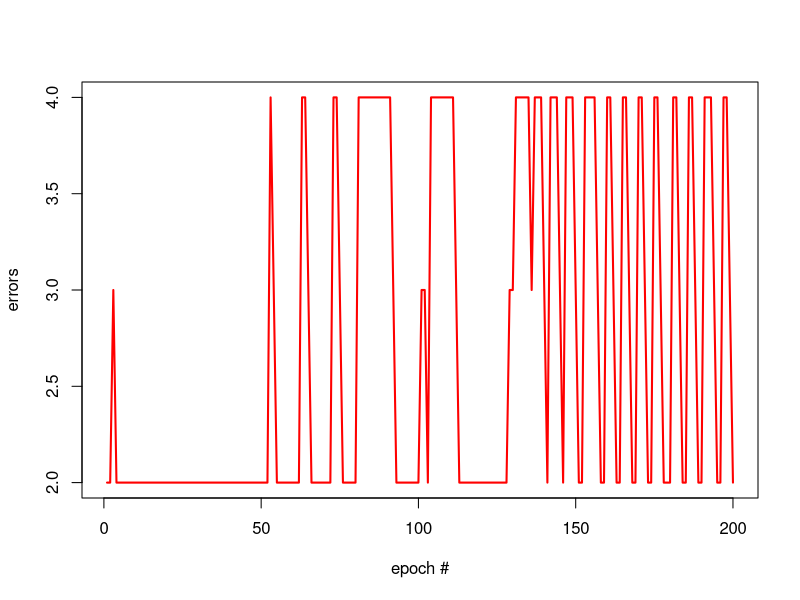

Source code (R):
#Perceptron rule algorithm to do multiclass classification on Iris dataset

#making a function for implementing perceptron rule algorithm-It is a linear
#classifier which uses a linear activation function.

#function takes input as inputs,target vector, learning rate and epochs
perceptronNet <- function(x,y,lr,epochs) 

{ 
  #initializing weights vector with dimension equal to the number of input variables
  weight<-rep(0,dim(x)[2]+1) # a vector of length 5.As we have 4 variables
  
  #initialize empty error vector for each epoch
  errors<-rep(0,epochs)
  
  
  #looping over number of epochs
  for(i in 1:epochs)
    {
       #looping through entire dataset
        for(j in 1:length(y))
          
        {
          #sum of product of weights and inputs added with bias
          z=sum(weight[2:length(weight)] * 
                as.numeric(x[j, ])) + weight[1]
          if(z < 0) {
            yout <- -1
          } else {
            yout <- 1
          }
          #updating weights if target value and fitted value is not same
          weight_diff <- lr * (y[j] - yout) * 
            c(1, as.numeric(x[j, ]))
          weight <- weight + weight_diff
          
          #updating error function,if error is not 0
          if(( y[j] - yout) != 0.0) {
            errors[i]<- errors[i] + 1
          }
          
          
          
        }#end loop j
    
    }#end loop i
  
  
    print(weight)
    return(errors)
    

}

#let's train the algorithm to predict the classes

# making training data
x <- iris[, 1:4] 
names(x) <- tolower(names(x))

# create species labels
y <- rep(-1, dim(x)[1])
y[iris[, 5] == "virginica"] <- 1



err<-perceptronNet(x,y,1,200)

df<-cbind(1:200,err)

plot(1:200, err, type="l", lwd=2, col="red", xlab="epoch #", ylab="errors")


which.max(err)
